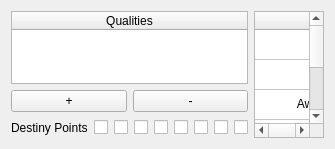
              <widget class="QWidget" name="page_2">
               <property name="geometry">
                <rect>
                 <x>0</x>
                 <y>0</y>
                 <width>334</width>
                 <height>149</height>
                </rect>
               </property>
               <attribute name="label">
                <string>Qualities / Intrigue / Combat</string>
               </attribute>
               <layout class="QHBoxLayout" name="horizontalLayout_49">
                <item>
                 <layout class="QHBoxLayout" name="horizontalLayout_51">
                  <item>
                   <layout class="QVBoxLayout" name="verticalLayout_51">
                    <item>
                     <widget class="QTableWidget" name="qualitiesTable_sifrp">
                      <property name="alternatingRowColors">
                       <bool>true</bool>
                      </property>
                      <attribute name="horizontalHeaderStretchLastSection">
                       <bool>true</bool>
                      </attribute>
                      <attribute name="verticalHeaderVisible">
                       <bool>false</bool>
                      </attribute>
                      <column>
                       <property name="text">
                        <string>Qualities</string>
                       </property>
                      </column>
                     </widget>
                    </item>
                    <item>
                     <layout class="QHBoxLayout" name="horizontalLayout_52">
                      <item>
                       <widget class="QPushButton" name="addLineQualities_sifrp">
                        <property name="text">
                         <string>+</string>
                        </property>
                       </widget>
                      </item>
                      <item>
                       <widget class="QPushButton" name="removeLineQualities_sifrp">
                        <property name="text">
                         <string>-</string>
                        </property>
                       </widget>
                      </item>
                     </layout>
                    </item>
                    <item>
                     <layout class="QHBoxLayout" name="horizontalLayout_53">
                      <item>
                       <widget class="QLabel" name="label_46">
                        <property name="text">
                         <string>Destiny Points</string>
                        </property>
                       </widget>
                      </item>
                      <item>
                       <widget class="QCheckBox" name="destPoints1_sifrp">
                        <property name="maximumSize">
                         <size>
                          <width>20</width>
                          <height>16777215</height>
                         </size>
                        </property>
                        <property name="text">
                         <string/>
                        </property>
                       </widget>
                      </item>
                      <item>
                       <widget class="QCheckBox" name="destPoints2_sifrp">
                        <property name="maximumSize">
                         <size>
                          <width>20</width>
                          <height>16777215</height>
                         </size>
                        </property>
                        <property name="text">
                         <string/>
                        </property>
                       </widget>
                      </item>
                      <item>
                       <widget class="QCheckBox" name="destPoints3_sifrp">
                        <property name="maximumSize">
                         <size>
                          <width>20</width>
                          <height>16777215</height>
                         </size>
                        </property>
                        <property name="text">
                         <string/>
                        </property>
                       </widget>
                      </item>
                      <item>
                       <widget class="QCheckBox" name="destPoints4_sifrp">
                        <property name="maximumSize">
                         <size>
                          <width>20</width>
                          <height>16777215</height>
                         </size>
                        </property>
                        <property name="text">
                         <string/>
                        </property>
                       </widget>
                      </item>
                      <item>
                       <widget class="QCheckBox" name="destPoints5_sifrp">
                        <property name="maximumSize">
                         <size>
                          <width>20</width>
                          <height>16777215</height>
                         </size>
                        </property>
                        <property name="text">
                         <string/>
                        </property>
                       </widget>
                      </item>
                      <item>
                       <widget class="QCheckBox" name="destPoints6_sifrp">
                        <property name="maximumSize">
                         <size>
                          <width>20</width>
                          <height>16777215</height>
                         </size>
                        </property>
                        <property name="text">
                         <string/>
                        </property>
                       </widget>
                      </item>
                      <item>
                       <widget class="QCheckBox" name="destPoints7_sifrp">
                        <property name="maximumSize">
                         <size>
                          <width>20</width>
                          <height>16777215</height>
                         </size>
                        </property>
                        <property name="text">
                         <string/>
                        </property>
                       </widget>
                      </item>
                      <item>
                       <widget class="QCheckBox" name="destPoints8_sifrp">
                        <property name="maximumSize">
                         <size>
                          <width>20</width>
                          <height>16777215</height>
                         </size>
                        </property>
                        <property name="text">
                         <string/>
                        </property>
                       </widget>
                      </item>
                      <item>
                       <spacer name="horizontalSpacer_3">
                        <property name="orientation">
                         <enum>Qt::Horizontal</enum>
                        </property>
                        <property name="sizeHint" stdset="0">
                         <size>
                          <width>40</width>
                          <height>20</height>
                         </size>
                        </property>
                       </spacer>
                      </item>
                     </layout>
                    </item>
                   </layout>
                  </item>
                  <item>
                   <widget class="QTableWidget" name="intrigueCombatTable_sifrp">
                    <property name="alternatingRowColors">
                     <bool>false</bool>
                    </property>
                    <property name="wordWrap">
                     <bool>true</bool>
                    </property>
                    <attribute name="horizontalHeaderDefaultSectionSize">
                     <number>250</number>
                    </attribute>
                    <attribute name="horizontalHeaderStretchLastSection">
                     <bool>true</bool>
                    </attribute>
                    <attribute name="verticalHeaderVisible">
                     <bool>false</bool>
                    </attribute>
                    <row>
                     <property name="text">
                      <string/>
                     </property>
                    </row>
                    <row>
                     <property name="text">
                      <string/>
                     </property>
                    </row>
                    <row>
                     <property name="text">
                      <string/>
                     </property>
                    </row>
                    <row>
                     <property name="text">
                      <string/>
                     </property>
                    </row>
                    <row>
                     <property name="text">
                      <string/>
                     </property>
                    </row>
                    <row>
                     <property name="text">
                      <string/>
                     </property>
                    </row>
                    <column>
                     <property name="text">
                      <string>Intrigue</string>
                     </property>
                    </column>
                    <column>
                     <property name="text">
                      <string>Combat</string>
                     </property>
                    </column>
                    <item row="0" column="0">
                     <property name="text">
                      <string>Intrigue Defense</string>
                     </property>
                     <property name="textAlignment">
                      <set>AlignCenter</set>
                     </property>
                     <property name="flags">
                      <set>ItemIsEnabled</set>
                     </property>
                    </item>
                    <item row="0" column="1">
                     <property name="text">
                      <string>Combat Defense</string>
                     </property>
                     <property name="textAlignment">
                      <set>AlignCenter</set>
                     </property>
                     <property name="flags">
                      <set>ItemIsEnabled</set>
                     </property>
                    </item>
                    <item row="1" column="0">
                     <property name="text">
                      <string/>
                     </property>
                     <property name="textAlignment">
                      <set>AlignCenter</set>
                     </property>
                    </item>
                    <item row="1" column="1">
                     <property name="text">
                      <string/>
                     </property>
                     <property name="textAlignment">
                      <set>AlignCenter</set>
                     </property>
                    </item>
                    <item row="2" column="0">
                     <property name="text">
                      <string>Awareness + Cunning + Status</string>
                     </property>
                     <property name="textAlignment">
                      <set>AlignCenter</set>
                     </property>
                     <property name="flags">
                      <set>ItemIsEnabled</set>
                     </property>
                    </item>
                    <item row="2" column="1">
                     <property name="text">
                      <string>Agility + Athletics + Awareness + Defensive Bonus - Armor Penalty</string>
                     </property>
                     <property name="textAlignment">
                      <set>AlignCenter</set>
                     </property>
                     <property name="flags">
                      <set>ItemIsEnabled</set>
                     </property>
                    </item>
                    <item row="3" column="0">
                     <property name="text">
                      <string>Composure</string>
                     </property>
                     <property name="textAlignment">
                      <set>AlignCenter</set>
                     </property>
                     <property name="flags">
                      <set>ItemIsEnabled</set>
                     </property>
                    </item>
                    <item row="3" column="1">
                     <property name="text">
                      <string>Health</string>
                     </property>
                     <property name="textAlignment">
                      <set>AlignCenter</set>
                     </property>
                     <property name="flags">
                      <set>ItemIsEnabled</set>
                     </property>
                    </item>
                    <item row="4" column="0">
                     <property name="text">
                      <string/>
                     </property>
                     <property name="textAlignment">
                      <set>AlignCenter</set>
                     </property>
                    </item>
                    <item row="4" column="1">
                     <property name="textAlignment">
                      <set>AlignCenter</set>
                     </property>
                    </item>
                    <item row="5" column="0">
                     <property name="text">
                      <string>Will Ranks x 3</string>
                     </property>
                     <property name="textAlignment">
                      <set>AlignCenter</set>
                     </property>
                     <property name="flags">
                      <set>ItemIsEnabled</set>
                     </property>
                    </item>
                    <item row="5" column="1">
                     <property name="text">
                      <string>Endurance Ranks x 3</string>
                     </property>
                     <property name="textAlignment">
                      <set>AlignCenter</set>
                     </property>
                     <property name="flags">
                      <set>ItemIsEnabled</set>
                     </property>
                    </item>
                   </widget>
                  </item>
                 </layout>
                </item>
               </layout>
              </widget>
